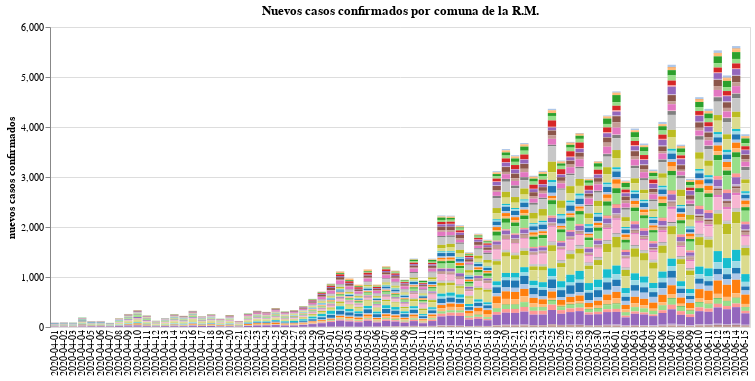

Notebook cell for this chart:
### Code cell
#hide_input
input_dropdown = alt.binding_select(options=data_long_form['Comuna'].unique())
selection1 = alt.selection_single(fields=['Comuna'], bind=input_dropdown, name=' ')
selection2 = alt.selection_multi(fields=['Comuna'], on='mouseover')

color = alt.condition(selection1 | selection2,
                    alt.Color('Comuna:N', scale=alt.Scale(scheme='category20'), legend=None),
                    alt.value('lightgray'))

bars1 = alt.Chart(data_long_form).mark_bar().encode(
    x=alt.X("Fecha", axis=alt.Axis(title="", domain=False, tickSize=0)),
    y=alt.Y("Casos confirmados", axis=alt.Axis(title="nuevos casos confirmados")),
    tooltip = ["Fecha", "Comuna", "Casos confirmados"],
    color = color
).properties(
    title="Nuevos casos confirmados por comuna de la R.M.",
    width=700).add_selection(
    selection1, selection2
).transform_filter(
    selection1
)

bars1

### Figure 1 — Vega-Lite specification as saved in the notebook (floating-point values rounded to 4 significant figures; data arrays with more than 128 entries replaced by an {"elided": "..."} marker saying what was removed)
{"config": {"view": {"continuousWidth": 400, "continuousHeight": 300}}, "data": {"name": "data-997e1d13f363f33f55bf3fdf45001b79"}, "mark": "bar", "encoding": {"color": {"condition": {"type": "nominal", "field": "Comuna", "legend": null, "scale": {"scheme": "category20"}, "selection": {"or": [" ", "selector001"]}}, "value": "lightgray"}, "tooltip": [{"type": "nominal", "field": "Fecha"}, {"type": "nominal", "field": "Comuna"}, {"type": "quantitative", "field": "Casos confirmados"}], "x": {"type": "nominal", "axis": {"domain": false, "tickSize": 0, "title": ""}, "field": "Fecha"}, "y": {"type": "quantitative", "axis": {"title": "nuevos casos confirmados"}, "field": "Casos confirmados"}}, "selection": {" ": {"type": "single", "fields": ["Comuna"], "bind": {"input": "select", "options": ["Alhue", "Buin", "Calera de Tango", "Cerrillos", "Cerro Navia", "Colina", "Conchali", "Curacavi", "El Bosque", "El Monte", "Estacion Central", "Huechuraba", "Independencia", "Isla de Maipo", "La Cisterna", "La Florida", "La Granja", "La Pintana", "La Reina", "Lampa", "Las Condes", "Lo Barnechea", "Lo Espejo", "Lo Prado", "Macul", "Maipu", "Maria Pinto", "Melipilla", "Nunoa", "Padre Hurtado", "Paine", "Pedro Aguirre Cerda", "Penaflor", "Penalolen", "Pirque", "Providencia", "Pudahuel", "Puente Alto", "Quilicura", "Quinta Normal", "Recoleta", "Renca", "San Bernardo", "San Joaquin", "San Jose de Maipo", "San Miguel", "San Pedro", "San Ramon", "Santiago", "Talagante", "Tiltil", "Vitacura"]}}, "selector001": {"type": "multi", "fields": ["Comuna"], "on": "mouseover"}}, "title": "Nuevos casos confirmados por comuna de la R.M.", "transform": [{"filter": {"selection": " "}}], "width": 700, "$schema": "https://vega.github.io/schema/vega-lite/v4.8.1.json", "datasets": {"data-997e1d13f363f33f55bf3fdf45001b79": {"elided": "3952 records"}}}
